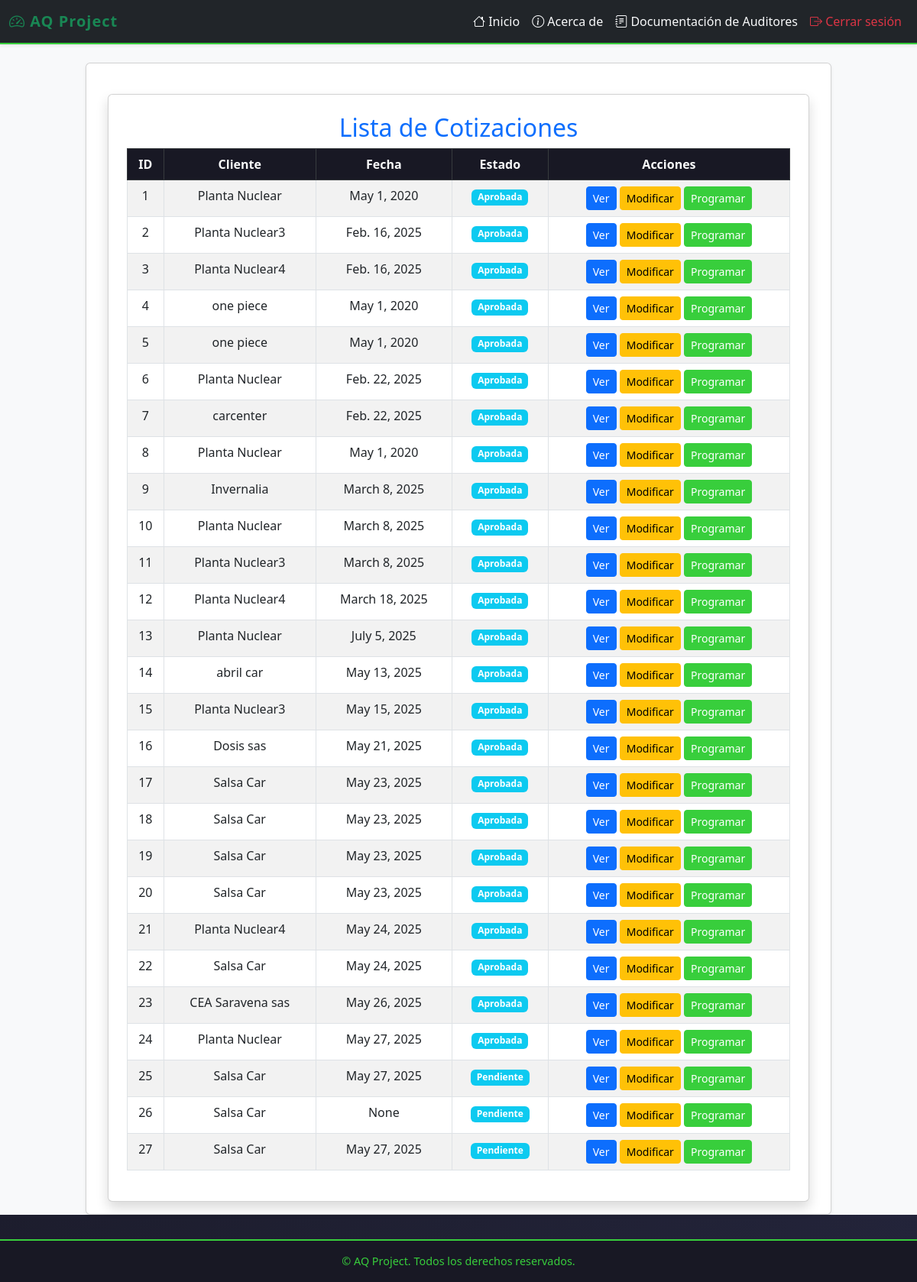
Page /cotizaciones/cotizaciones/ (signed in) on the committed database.
### cotizaciones/models.py (models this page shows, shortened)
class Cotizacion(models.Model):
    solicitud = models.ForeignKey(Solicitud, on_delete=models.CASCADE, related_name="cotizaciones")
    numero_servicio = models.CharField(max_length=100, unique=True)
    fecha_cotizacion = models.DateField(null=True, blank=True)
    tipo_servicio = models.ManyToManyField("TipoServicio")
    dias_auditoria_etapa_1 = models.DecimalField(max_digits=3, decimal_places=1, null=True, blank=True)
    dias_auditoria_etapa_2 = models.DecimalField(max_digits=3, decimal_places=1, null=True, blank=True)
    precio_neto = models.DecimalField(max_digits=10, decimal_places=2, help_text="Valor sin IVA")
    precio_iva = models.DecimalField(max_digits=10, decimal_places=2, default=Decimal("0.00"), help_text="IVA (19%)")
    precio_total = models.DecimalField(max_digits=10, decimal_places=2, default=Decimal("0.00"), help_text="Total con IVA")
    ESTADO_CHOICES = [
        ('Pendiente', 'Pendiente'),
        ('Aprobada', 'Aprobada'),
        ('Rechazada', 'Rechazada'),
        ('Programada', 'Programada'),
    ]
    estado = models.CharField(max_length=20, choices=ESTADO_CHOICES, default='Pendiente')

### solicitudes/models.py (models this page shows, shortened)
class Solicitud(models.Model):
    cliente = models.ForeignKey(Cliente, on_delete=models.CASCADE, related_name="solicitudes_solicitudes")  # Relación con el modelo Cliente
    fecha_solicitud = models.DateField(default=date.today)  # Fecha en que se crea la solicitud
    estado = models.CharField(
        max_length=20,
        choices=[
            ('Pendiente', 'Pendiente'),
            ('Aprobada', 'Aprobada'),
            ('Rechazada', 'Rechazada')
        ],
        default='Pendiente'
    )  # Estado de la solicitud

class Cliente(models.Model):
    nit = models.CharField(max_length=20, unique=True)  # Nit único
    nombre_propietario = models.CharField(max_length=100)
    nombre_establecimiento = models.CharField(max_length=100)
    representante_legal = models.CharField(max_length=100)
    cedula_ciudadania = models.CharField(max_length=20)
    ciudad = models.CharField(max_length=100)
    departamento = models.CharField(max_length=100)
    direccion = models.CharField(max_length=200)
    representante_organismo = models.CharField(max_length=100)
    cargo = models.CharField(max_length=50)
    telefono_fijo = models.CharField(max_length=20, blank=True, null=True)
    telefono_celular = models.CharField(max_length=20)
    correo_electronico = models.EmailField()
    nivel_cea = models.CharField(max_length=50, choices=NIVELES_CEA)
    cantidad_vehiculos = models.IntegerField(null=True, blank=True)
    cantidad_instructores = models.IntegerField(null=True, blank=True)
    categorias_certificar = models.ManyToManyField(Categoria, blank=True)
    certificado_conformidad = models.CharField(max_length=2, choices=CERTIFICADO_CONFORMIDAD_CHOICES, default="No")
    nombre_ente_certificador = models.CharField(max_length=100, blank=True, null=True)  # Se llena si es "Sí"
    fecha_solicitud = models.DateField(null=True, blank=True)  # Se establece solo cuando se envía la solicitud
    observaciones = models.TextField(blank=True, null=True)

### cotizaciones/views.py (the view)
# urls.py: path("cotizaciones/", listado_cotizaciones, name="listado_cotizaciones"),
@login_required
def listado_cotizaciones(request):
    cotizaciones = Cotizacion.objects.all()
    return render(request, "cotizaciones/listado_cotizaciones.html", {"cotizaciones": cotizaciones})

### cotizaciones/templates/cotizaciones/listado_cotizaciones.html (shortened to what this page needs)
{% extends 'layouts/base.html' %}
{% block content %}
<link rel="stylesheet" href="https://cdn.jsdelivr.net/npm/bootstrap@5.3.0/dist/css/bootstrap.min.css">
<div class="container mt-4">
    <div class="card shadow p-4">
        <h2 class="text-center text-primary">Lista de Cotizaciones</h2>
        {% if cotizaciones %}
            <div class="table-responsive">
                <table class="table table-bordered table-striped text-center">
                    <thead class="table-dark">
                        <tr>
                            <th>ID</th>
                            <th>Cliente</th>
                            <th>Fecha</th>
                            <th>Estado</th>
                            <th>Acciones</th>
                        </tr>
                    </thead>
                    <tbody>
                        {% for cotizacion in cotizaciones %}
                            <tr>
                                <td>{{ cotizacion.id }}</td>
                                <td>{{ cotizacion.solicitud.cliente.nombre_establecimiento }}</td>
                                <td>{{ cotizacion.fecha_cotizacion }}</td>
                                <td>
                                    <span class="badge bg-info">{{ cotizacion.estado }}</span>
                                </td>
                                <td>
                                    <a href="{% url 'detalle_cotizacion' cotizacion.id %}" class="btn btn-sm btn-primary">Ver</a>
                                    <a href="{% url 'editar_cotizacion' cotizacion.id %}" class="btn btn-sm btn-warning">Modificar</a>
                                    <a href="{% url 'programar_auditoria' cotizacion.id %}" class="btn btn-sm btn-success">Programar</a>
                                </td>
                            </tr>
                        {% endfor %}
                    </tbody>
                </table>
            </div>
        {% else %}
            <div class="alert alert-danger text-center">
                No hay cotizaciones registradas.
            </div>
        {% endif %}
    </div>
</div>
{% endblock %}

### myapp/templates/layouts/base.html (shortened to what this page needs)
{% load static %}
<!doctype html>
<html lang="es">
<head>
    <link rel="stylesheet" href="https://cdn.jsdelivr.net/npm/bootstrap@5.3.3/dist/css/bootstrap.min.css">
    <link rel="stylesheet" href="https://cdn.jsdelivr.net/npm/bootstrap-icons@1.10.5/font/bootstrap-icons.css">
</head>
<body>
<nav class="navbar navbar-expand-lg navbar-dark bg-dark shadow-sm">
    <div class="container-fluid">
        <a class="navbar-brand text-success" href="/">
            <i class="bi bi-speedometer2"></i> AQ Project
        </a>
        <div class="collapse navbar-collapse" id="navbarNavDropdown">
            <ul class="navbar-nav ms-auto">
                <li class="nav-item"><a class="nav-link" href="{% url 'index' %}"><i class="bi bi-house"></i> Inicio</a></li>
                <li class="nav-item"><a class="nav-link" href="{% url 'about' %}"><i class="bi bi-info-circle"></i> Acerca de</a></li>
                {% if user.is_authenticated %}
                    {% for group in user.groups.all %}
                        {% if group.name == 'Auditores' %}
                            <li class="nav-item">
                                <a class="nav-link" href="{% url 'dashboard_auditor' %}"><i class="bi bi-journal-text"></i> Documentación de Auditores</a>
                            </li>
                        {% endif %}
                    {% endfor %}
                    <li class="nav-item"><a class="nav-link text-danger" href="{% url 'logout' %}"><i class="bi bi-box-arrow-right"></i> Cerrar sesión</a></li>
                {% else %}
                    <li class="nav-item"><a class="nav-link" href="{% url 'signup' %}"><i class="bi bi-person-plus"></i> Registrarse</a></li>
                    <li class="nav-item"><a class="nav-link" href="{% url 'signin' %}"><i class="bi bi-box-arrow-in-right"></i> Iniciar sesión</a></li>
                {% endif %}
            </ul>
        </div>
    </div>
</nav>
<main class="container-fluid" style="background-color: #f8f9fa; min-height: 100vh;">
    <div class="row justify-content-center">
        <div class="col-lg-10 mt-4">
            <div class="card shadow-sm">
                <div class="card-body">
                    {% block content %}
                    {% endblock %}
                </div>
            </div>
        </div>
    </div>
</main>
<footer>
    &copy; {{ year }} AQ Project. Todos los derechos reservados.
</footer>
</body>
</html>

### myapp/templates/layouts/base.html (style rules this page uses)
body { background: linear-gradient(120deg, #181824 0%, #23243a 100%); }
.navbar { border-bottom: 2px solid #38ce3c; }
.navbar-brand { font-weight: bold; letter-spacing: 1px; }
.nav-link { position: relative; color: #f8f9fa !important; transition: color 0.2s; }
.nav-link::after { content: ""; display: block; width: 0; height: 2px; background: #38ce3c; transition: width .3s; position: absolute; bottom: 0; left: 0; }
.card { border-left: 5px solid #38ce3c; border-radius: 10px; }
.btn-success, .btn-success:focus, .btn-success:active { background-color: #38ce3c !important; border-color: #38ce3c !important; }
.table thead th { background-color: #181824; color: #f8f9fa; }
footer { background-color: #181824; color: #38ce3c; padding: 1rem 0; text-align: center; font-size: 0.9rem; border-top: 2px solid #38ce3c; margin-top: 2rem; }

### rows in the picture
Cotizacion: id "1", solicitud.cliente.nombre_establecimiento "Planta Nuclear", fecha_cotizacion "May 1, 2020", estado "Aprobada"
Cotizacion: id "2", solicitud.cliente.nombre_establecimiento "Planta Nuclear3", fecha_cotizacion "Feb. 16, 2025", estado "Aprobada"
Cotizacion: id "3", solicitud.cliente.nombre_establecimiento "Planta Nuclear4", fecha_cotizacion "Feb. 16, 2025", estado "Aprobada"
Cotizacion: id "4", solicitud.cliente.nombre_establecimiento "one piece", fecha_cotizacion "May 1, 2020", estado "Aprobada"
Cotizacion: id "5", solicitud.cliente.nombre_establecimiento "one piece", fecha_cotizacion "May 1, 2020", estado "Aprobada"
Cotizacion: id "6", solicitud.cliente.nombre_establecimiento "Planta Nuclear", fecha_cotizacion "Feb. 22, 2025", estado "Aprobada"
Cotizacion: id "7", solicitud.cliente.nombre_establecimiento "carcenter", fecha_cotizacion "Feb. 22, 2025", estado "Aprobada"
Cotizacion: id "8", solicitud.cliente.nombre_establecimiento "Planta Nuclear", fecha_cotizacion "May 1, 2020", estado "Aprobada"
Cotizacion: id "9", solicitud.cliente.nombre_establecimiento "Invernalia", fecha_cotizacion "March 8, 2025", estado "Aprobada"
Cotizacion: id "10", solicitud.cliente.nombre_establecimiento "Planta Nuclear", fecha_cotizacion "March 8, 2025", estado "Aprobada"
Cotizacion: id "11", solicitud.cliente.nombre_establecimiento "Planta Nuclear3", fecha_cotizacion "March 8, 2025", estado "Aprobada"
Cotizacion: id "12", solicitud.cliente.nombre_establecimiento "Planta Nuclear4", fecha_cotizacion "March 18, 2025", estado "Aprobada"
Cotizacion: id "13", solicitud.cliente.nombre_establecimiento "Planta Nuclear", fecha_cotizacion "July 5, 2025", estado "Aprobada"
Cotizacion: id "14", solicitud.cliente.nombre_establecimiento "abril car", fecha_cotizacion "May 13, 2025", estado "Aprobada"
Cotizacion: id "15", solicitud.cliente.nombre_establecimiento "Planta Nuclear3", fecha_cotizacion "May 15, 2025", estado "Aprobada"
Cotizacion: id "16", solicitud.cliente.nombre_establecimiento "Dosis sas", fecha_cotizacion "May 21, 2025", estado "Aprobada"
Cotizacion: id "17", solicitud.cliente.nombre_establecimiento "Salsa Car", fecha_cotizacion "May 23, 2025", estado "Aprobada"
Cotizacion: id "18", solicitud.cliente.nombre_establecimiento "Salsa Car", fecha_cotizacion "May 23, 2025", estado "Aprobada"
Cotizacion: id "19", solicitud.cliente.nombre_establecimiento "Salsa Car", fecha_cotizacion "May 23, 2025", estado "Aprobada"
Cotizacion: id "20", solicitud.cliente.nombre_establecimiento "Salsa Car", fecha_cotizacion "May 23, 2025", estado "Aprobada"
Cotizacion: id "21", solicitud.cliente.nombre_establecimiento "Planta Nuclear4", fecha_cotizacion "May 24, 2025", estado "Aprobada"
Cotizacion: id "22", solicitud.cliente.nombre_establecimiento "Salsa Car", fecha_cotizacion "May 24, 2025", estado "Aprobada"
Cotizacion: id "23", solicitud.cliente.nombre_establecimiento "CEA Saravena sas", fecha_cotizacion "May 26, 2025", estado "Aprobada"
Cotizacion: id "24", solicitud.cliente.nombre_establecimiento "Planta Nuclear", fecha_cotizacion "May 27, 2025", estado "Aprobada"
Cotizacion: id "25", solicitud.cliente.nombre_establecimiento "Salsa Car", fecha_cotizacion "May 27, 2025", estado "Pendiente"
Cotizacion: id "26", solicitud.cliente.nombre_establecimiento "Salsa Car", fecha_cotizacion "None", estado "Pendiente"
Cotizacion: id "27", solicitud.cliente.nombre_establecimiento "Salsa Car", fecha_cotizacion "May 27, 2025", estado "Pendiente"
